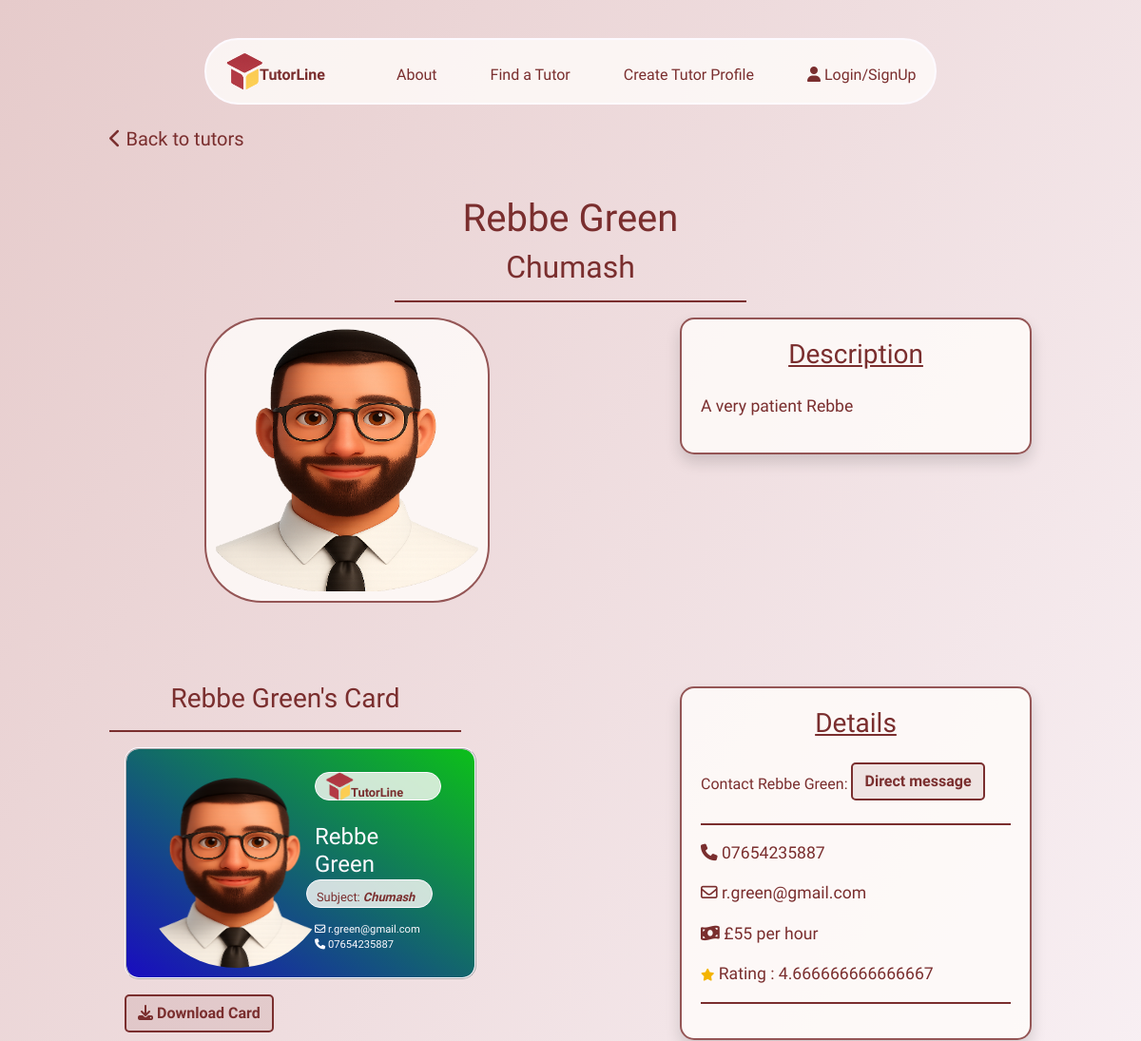
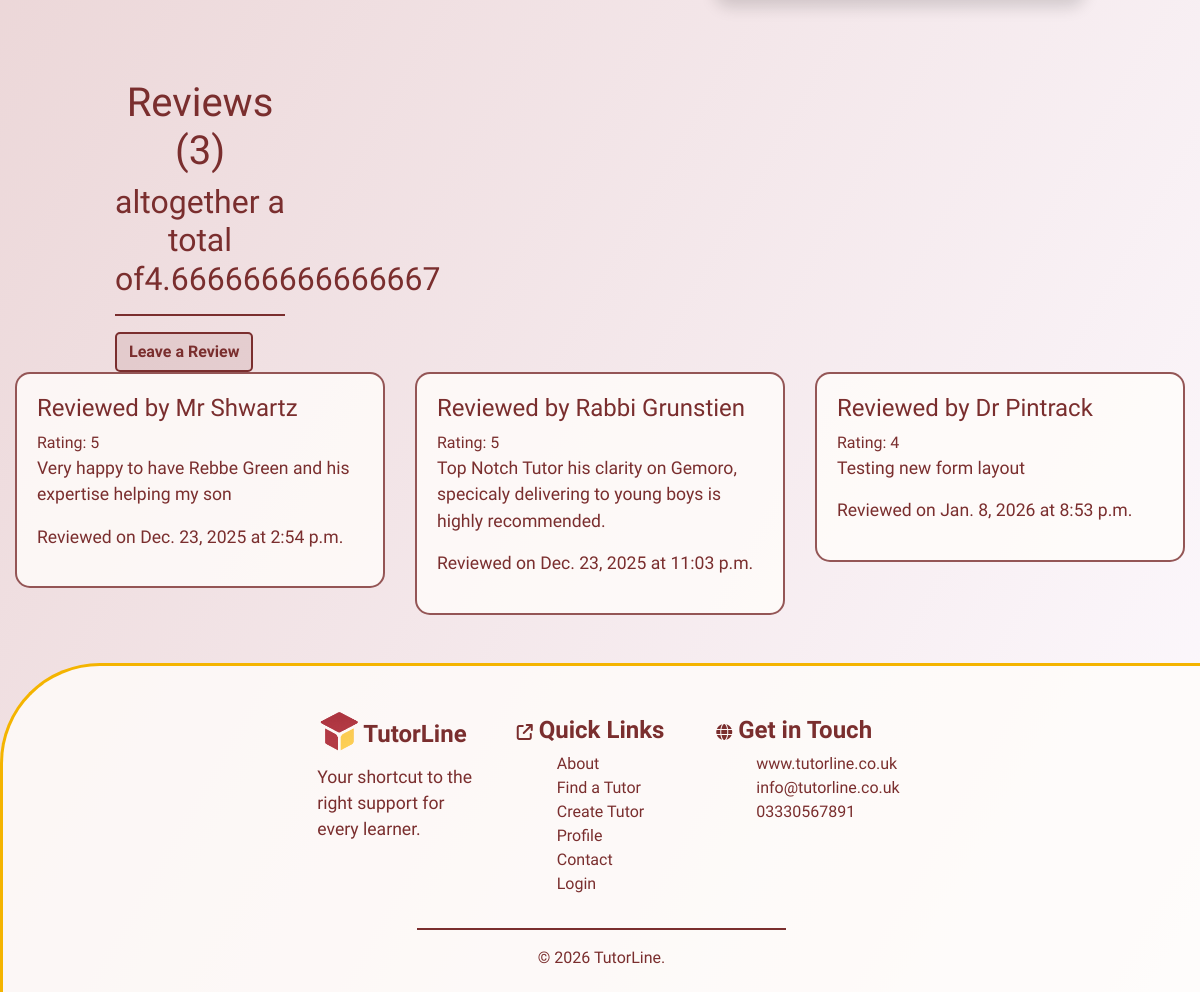
Screenshot of /tutors/1 with the database file from the repository (2 pictures, top to bottom).
### tutors/models.py (models this page shows, shortened)
class Tutors(models.Model):
    class Meta:
        verbose_name_plural = "Tutors"
    name = models.CharField(max_length=254)
    location = models.ForeignKey('Location', null=True, blank=True,
                                 on_delete=models.SET_NULL)
    category = models.ForeignKey('Category', null=True, blank=True,
                                 on_delete=models.SET_NULL)
    date_added = models.DateField(auto_now=True)
    subject = models.CharField(max_length=254)
    price = models.IntegerField()
    active = models.BooleanField(default=True)
    description = models.TextField()
    email = models.EmailField()
    phone = models.CharField(max_length=14)
    rating = models.FloatField(default=0)
    image = models.ImageField(blank=True, null=True)
    is_male = models.BooleanField()
    color_1 = models.IntegerField(default=rand)
    color_2 = models.IntegerField(default=rand)
    color_3 = models.IntegerField(default=rand)

class Reviews(models.Model):
    class Meta:
        verbose_name_plural = "Reveiws"
    name = models.CharField(max_length=254)
    tutor = models.ForeignKey('Tutors', related_name='reviews',
                                on_delete=models.CASCADE)
    rating = models.IntegerField(default=0)
    review = models.TextField(blank=True, null=True)
    date = models.DateField(auto_now=True)
    time = models.TimeField(auto_now=True)

### tutors/views.py (the view)
# urls.py: path('<int:tutor_id>', views.tutor_details, name='tutor_details'),
def tutor_details(request, tutor_id):
    tutor = get_object_or_404(Tutors, pk=tutor_id)
    reviews = Reviews.objects.filter(tutor=tutor)
    template = 'tutors/tutor-details.html'
    context = {
        'tutor': tutor,
        'reviews': reviews,
        }
    return render(request, template, context)

### tutors/templates/tutors/tutor-details.html (shortened to what this page needs)
{% extends "base.html" %}
{% load static %}
{% block extracss%}
<link rel="stylesheet" href="{% static 'css/tutors.css' %}">
<link rel="stylesheet" href="{% static 'css/tutor-details.css' %}">
{% endblock %}
{% block content %}
<div class="container-fluid mt-4">
    <div class="row">
        <div class="col-1"></div>
        <div class="col-4">
            <h5><a href="{% url 'tutors' %}"><i class="fa-solid fa-chevron-left"></i> Back to tutors</a></h5>
        </div>
        <div class="col-7"></div>
    </div>
</div>
<div class="container-fluid">
    <div class="row">
        <div class="col-4"></div>
        <div class="col-4">
            <h1>{{ tutor.name }}</h1>
            <h2>{{ tutor.subject }}</h2>
            <hr>
        </div>
        <div class="col-4"></div>
    </div>
</div>
<section>
    <div class="container-fluid">
        <div class="row">
            <div class="col-2"></div>
            <div class="col-3">
                {% if tutor.image %}
                    <img src="{{ tutor.image.url }}" class="main-image"  alt="{{ tutor.name }}">
                {% else %}
                    {% if tutor.is_male == True %}
                        <img src="/media/placeholder_male2.png" class="main-image" alt="{{ tutor.name }}">
                    {% else %}
                        <img src="/media/placeholder_female.png" class="main-image"  alt="{{ tutor.name }}">
                    {% endif %}
                {% endif %}
            </div>
            <div class="col-2"></div>
            <div class="col-4">
                <div class="description shadow">
                    <h3 class="mb-4"><u>Description</u></h3>
                    <p>{{ tutor.description }}</p>
                </div>
            </div>
            <div class="col-1"></div>
        </div>
        <div class="row">
            <div class="col-1"></div>
            <div class="col-4">
                <h3 class="mt-3">{{ tutor.name }}'s Card</h3>
                <hr>
                <div class="row image-box mx-3"
                    style="background-image: linear-gradient(to bottom left, rgb({{ tutor.color_1 }}, {{ tutor.color_2 }}, {{ tutor.color_3 }}), rgb({{ tutor.color_3 }}, {{ tutor.color_1 }}, {{ tutor.color_2 }}))">
                    <div class="col-6">
                        {% if tutor.image %}
                        <img src="{{ tutor.image.url }}" class="tutor-image"  alt="{{ tutor.name }}">
                        {% else %}
                            {% if tutor.is_male == True %}
                            <img src="/media/placeholder_male2.png" class="tutor-image" alt="{{ tutor.name }}">
                            {% else %}
                            <img src="/media/placeholder_female.png" class="tutor-image"  alt="{{ tutor.name }}">
                            {% endif %}
                        {% endif %}
                    </div>
                    <div class="col-6 mt-1">
                        <h4 class="card-logo">
                            <img src="/media/logo.png" alt="logo" class="card-logo-image">
                            <span class="logo-text"><strong>TutorLine</strong></span>
                        </h4>
                        <h4 class="mt-4">{{ tutor.name }}</h4>
                        <h5 class="card-logo logo-text">Subject: <strong><em>{{ tutor.subject }}</em></strong></h5>
                        <div class="b-c-email"><i class="fa-regular fa-envelope"></i> {{ tutor.email }}</div>
                        <div class="b-c-email"><i class="fa-solid fa-phone"></i> {{ tutor.phone }}</div>
                    </div>
                </div>
                <button id="download-card" class="btn btn-btn mt-3 mx-3">
                    <i class="fa-solid fa-download"></i> Download Card
                </button>
            </div>
            <div class="col-2"></div>
            <div class="col-4">
                <div class="details shadow">
                    <h3 class="mb-4"><u>Details</u></h3>
                    <span>Contact {{ tutor.name }}: </span><button class="btn btn-btn mb-2"><a href="">Direct message</a></button>
                    <hr>
                    <p><i class="fa-solid fa-phone"></i><a href="tel:{{ tutor.phone }}"> {{ tutor.phone }}</a></p>
                    <p><i class="fa-regular fa-envelope"></i> <a href="mailto:{{ tutor.email }}">{{ tutor.email }}</a></p>
                    <p><i class="fa-solid fa-money-bill-wave"></i> £{{ tutor.price }} per hour</p>
                    <p>
                        <i class="fa-solid fa-star stars"></i> Rating : {% if tutor.rating == 0 %} <span class="no-rating">There are no ratings yet!</span>{% else %}{{ tutor.rating }}{% endif %}
                    </p>
                    <hr>
                </div>
            </div>
            <div class="col-1"></div>
        </div>
    </div>
</section>
<section>
    <div class="container-fluid">
        <div class="row">
            <div class="col-1"></div>
            <div class="col-2">
                <h1>Reviews ({{ reviews.count }})</h1>
                <h2> altogether a total of{{ tutor.rating }}</h2>
                <hr>
                <button class="btn btn-btn"><a href="{% url 'review_tutor' tutor.id %}">Leave a Review</a></button>
            </div>
            <div class="col-9"></div>
        </div>
        <div class="row">
        {% if reviews %}
            {% for review in reviews %}
            <div class="col-4">
                <div class="review-box">
                    <h4>Reviewed by {{ review.name }}</h4>
                    <div>Rating: {{ review.rating }}</div>
                    <p>{{ review.review }}</p>
                    <p>Reviewed on {{ review.date }} at {{ review.time }}</p>
                </div>
            </div>
            {% endfor%}
        {% else %}
            <div class="col-4">
                <p>{{ tutor.name }} has no Reviews Yet</p>
                <p>Be the first to leave {% if tutor.is_male == True%} him{% else %}her{% endif %} a review.</p>
            </div>
        {% endif %}
        </div>
    </div>
</section>
{% endblock %}

### static/css/base.css (style rules this page uses)
:root { --light-clr:#fdfaff; --opaque:rgba(122, 46, 46, 0.8); --comp-opaque:rgba(122, 46, 46, 0); --drk-clr:#7a2e2e; --ylw-clr:#F4B400; --ylw-opaque:rgba(244, 180, 0, 0.6); --light-opaque:rgba(255, 253, 250, 0.8); --light-opaque-1:rgba(255, 253, 250, 0.6); --light-opaque-2:rgba(255, 253, 250, 0.4); --main-font:"Schibsted Grotesk", sans-serif; }
a { text-decoration: none !important; color: inherit !important; outline: none !important; text-underline-offset: 10px; }
hr { border:solid 0.5px var(--drk-clr) !important; }
html body { background-image: linear-gradient(to bottom right, #e6cbcb, var(--light-clr)); }

### static/css/buttons.css (style rules this page uses)
.btn-btn { color:var(--drk-clr) !important; font-weight: 700 !important; font-family: var(--main-font) !important; background-color: rgba(122, 46, 46, 0.1) !important; border: var(--drk-clr) solid 2px !important; border-radius: 5px !important; }

### static/css/tutors.css (style rules this page uses)
h1 { text-align: center; font-family: var(--main-font); color:var(--drk-clr); margin-top: 40px; }
.details { position: relative; top:20px; }
h3 { text-align: center; }
p { font-size: 1.1rem; }
.stars { font-size: 0.8rem; color:var(--ylw-clr); }

### static/css/tutor-details.css (style rules this page uses)
h2, h3, h5 { color:var(--drk-clr); font-family: var(--main-font); }
h2, h3 { text-align: center; }
.main-image { height:300px; width:300px; border-radius: 20%; margin-bottom: 20px; padding:10px; background-color: var(--light-opaque); border:2px solid var(--opaque) }
.description, .details { background-color: var(--light-opaque); color:var(--drk-clr); font-family: var(--main-font); padding:20px; border: solid 2px var(--opaque); border-radius: 15px; }
.image-box { padding:20px; width:100%; border: solid 2px var(--light-clr); border-style: ridge; border-radius: 15px; font-family: var(--main-font); color: var(--light-clr); }
.tutor-image { height:200px; width:200px; border-radius: 50%; position: relative; top:10px; right:20px; }
.card-logo { height:30px; background-color: var(--light-opaque); padding:10px; border-radius: 9999px; border:solid var(--light-clr) 1px; }
.card-logo-image { height:30px; width:30px; position: relative; bottom:12px; }
.logo-text { color:var(--drk-clr); font-size: 0.8rem; position: relative; bottom:7px; right:9px }
.b-c-email { font-size: 0.7rem; overflow:hidden; }
#download-card { font-family: var(--main-font); }
.review-box { background-color: var(--light-opaque); border: solid 2px var(--opaque); border-radius: 15px; padding:20px; color:var(--drk-clr); font-family: var(--main-font); }

### rows the page displays
Tutors: name "Rebbe Green", subject "Chumash", description "A very patient Rebbe", email "r.green@gmail.com", phone "07654235887", price "55", rating "4.666666666666667"
Reviews: name "Mr Shwartz", rating "5", review "Very happy to have Rebbe Green and his expertise helping my son", date "Dec. 23, 2025", time "2:54 p.m."
Reviews: name "Rabbi Grunstien", rating "5", review "Top Notch Tutor his clarity on Gemoro, specicaly delivering to young boys is highly recommended.", date "Dec. 23, 2025", time "11:03 p.m."
Reviews: name "Dr Pintrack", rating "4", review "Testing new form layout", date "Jan. 8, 2026", time "8:53 p.m."

### other values shown
{{ reviews.count }} "3"
